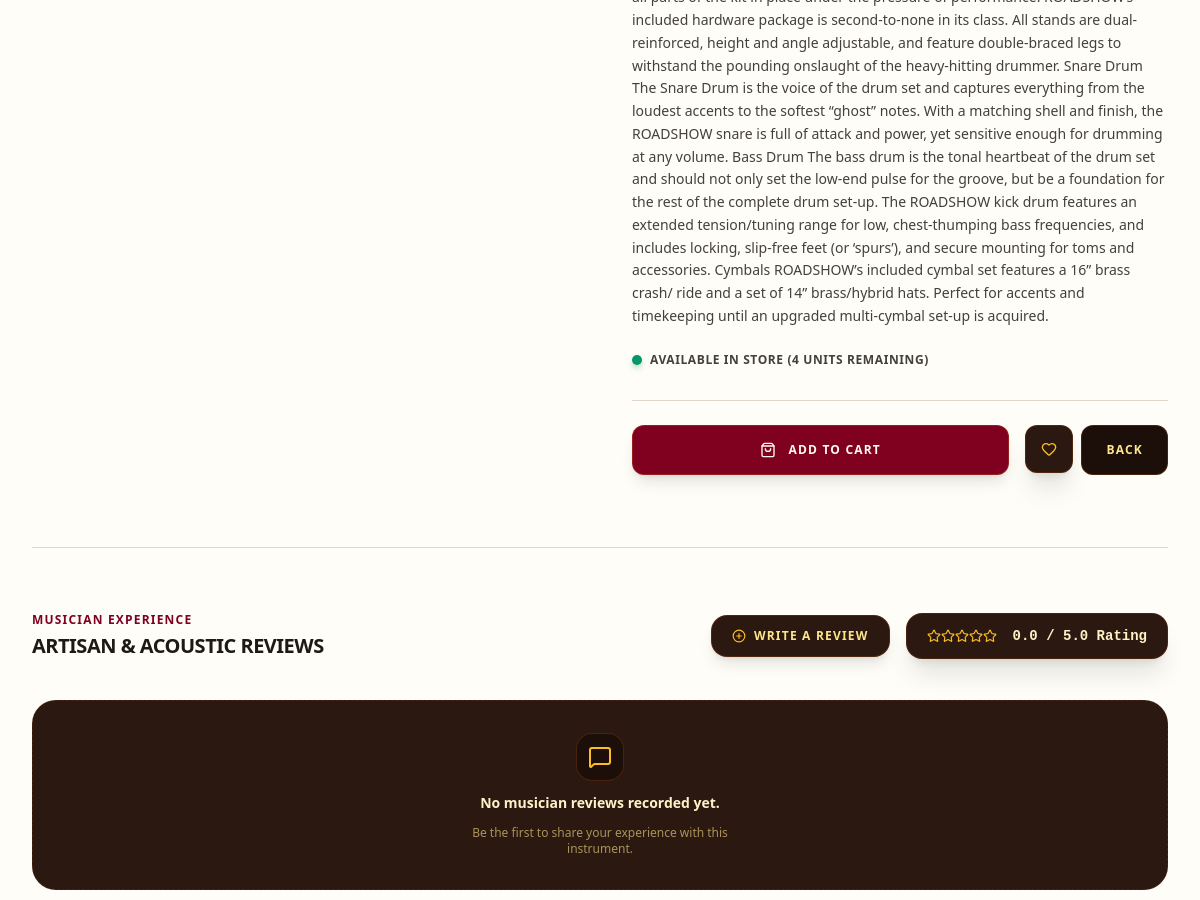
The page /products/2/ (signed in, middle part) on the database as committed earlier.
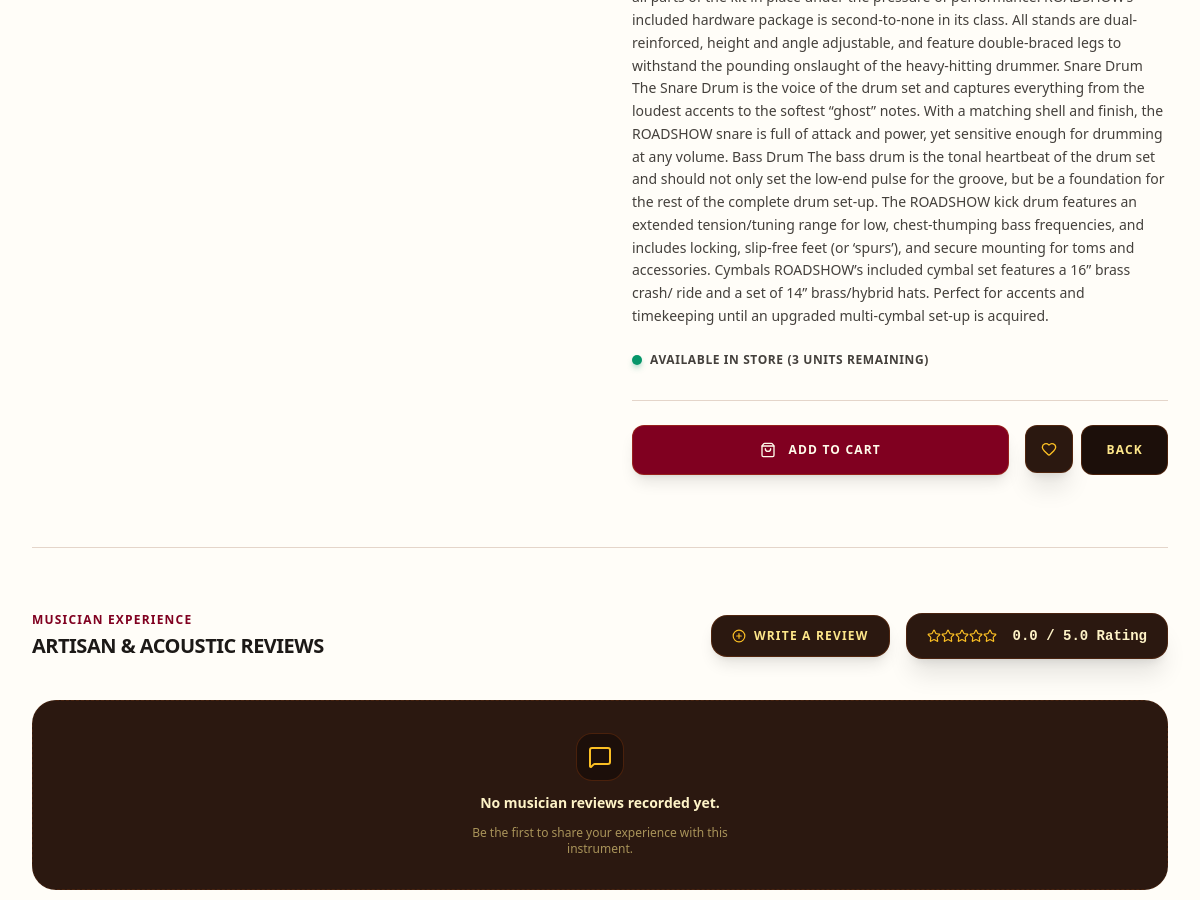
The same page on the database as committed later.
### bg_app/models.py (models this page shows, shortened)
class Product(models.Model):
    class Category(models.TextChoices):
        GUITARS = 'guitars', 'Guitars & Basses'
        KEYBOARDS = 'keyboards', 'Keyboards & Synthesizers'
        DRUMS = 'drums', 'Drums & Percussion'
        TRADITIONAL = 'traditional', 'Traditional & Folk'
        WIND = 'wind', 'Wind & Brass'
        STUDIO = 'studio', 'Studio & Recording'
        AMPS_EFFECTS = 'amps_effects', 'Amps & Effect Pedals'
        ACCESSORIES = 'accessories', 'Accessories & Cables'
    class Condition(models.TextChoices):
        NEW = 'new', 'Brand New (Sealed)'
        REFURBISHED = 'refurbished', 'Factory Refurbished'
        USED = 'used', 'Pre-Owned / Good'
    brand = models.ForeignKey(Brand, on_delete=models.SET_NULL, null=True, related_name='products')
    name = models.CharField(max_length=255)
    category = models.CharField(max_length=20, choices=Category.choices)
    condition = models.CharField(max_length=20, choices=Condition.choices, default=Condition.NEW)
    description = models.TextField()
    price = models.DecimalField(max_digits=10, decimal_places=2)
    stock = models.PositiveIntegerField(default=0)
    product_image = models.ImageField(upload_to='images/products/')
    sku = models.CharField(max_length=100, unique=True, blank=True, null=True)
    is_active = models.BooleanField(default=True)
    created_at = models.DateTimeField(auto_now_add=True)
    @property
    def average_rating(self):
        avg_rating = self.reviews.aggregate(avg_rating=models.Avg('rating'))['avg_rating']
        return round(avg_rating, 1) if avg_rating else 0.0

### bg_app/views/products_view.py (the view)
# urls.py: path('products/<int:product_id>/', single_product_view, name='single_product'),
@login_required
def single_product_view(request, product_id):
    product = Product.objects.get(id=product_id)
    review = Review.objects.filter(product=product).order_by('-created_at')
    if not product:
        messages.error(request, "Product not found.")
        return redirect('/products/')
    return render(request, 'main/single_product_page.html', {'product': product, 'reviews': review})

### bg_app/templates/main/single_product_page.html (shortened to what the changed rows need)
<!DOCTYPE html>
<html lang="en">
<head>
    {% load static %}
    <link href="{% static 'css/styles.css' %}" rel="stylesheet" />
</head>
<body class="bg-amber-50/30 font-sans min-h-screen flex flex-col text-stone-900">
    <main class="flex-grow max-w-7xl w-full mx-auto px-4 sm:px-6 lg:px-8 py-12 lg:py-16 space-y-16">
        <div class="grid grid-cols-1 lg:grid-cols-2 gap-12 lg:gap-16 items-start w-full">
            <div class="flex flex-col justify-between h-full space-y-8 lg:py-2">
                <div class="space-y-6">
                    <div class="flex items-center gap-2 text-xs">
                        <span class="w-2.5 h-2.5 rounded-full {% if product.stock > 0 %}bg-emerald-600 shadow-md shadow-emerald-600/30{% else %}bg-rose-700 shadow-md shadow-rose-700/30{% endif %}"></span>
                        <span class="font-bold uppercase tracking-wider {% if product.stock > 0 %}text-stone-700{% else %}text-rose-700{% endif %}">
                            {% if product.stock > 0 %}Available in Store ({{ product.stock }} units remaining){% else %}Out of Stock / Reserved{% endif %}
                        </span>
                    </div>
                </div>
            </div>
        </div>
        <div class="border-t border-amber-900/20 pt-16 space-y-10">
            <div class="flex flex-col md:flex-row justify-between items-start md:items-center gap-4">
                <div>
                    <h2 class="text-xs font-bold uppercase tracking-widest text-[#800020] mb-1">Musician Experience</h2>
                </div>
                <div class="flex flex-wrap items-center gap-4">
                    <div class="flex items-center gap-4 bg-[#2b1810] border border-amber-900/40 px-5 py-3 rounded-2xl shadow-xl">
                        <div class="flex text-amber-400">
                            {% for i in "12345" %}
                                {% if forloop.counter <= product.average_rating %}
                                    <i data-lucide="star" class="w-3.5 h-3.5 fill-current"></i>
                                {% else %}
                                    <i data-lucide="star" class="w-3.5 h-3.5"></i>
                                {% endif %}
                            {% endfor %}
                        </div>
                        <span class="text-sm font-mono font-bold text-amber-100">{{ product.average_rating }} / 5.0 Rating</span>
                    </div>
                </div>
            </div>
        </div>
    </main>
</body>
</html>

Rows that differ between the two databases and show on the page:
changed Product: stock "4" → "3"
